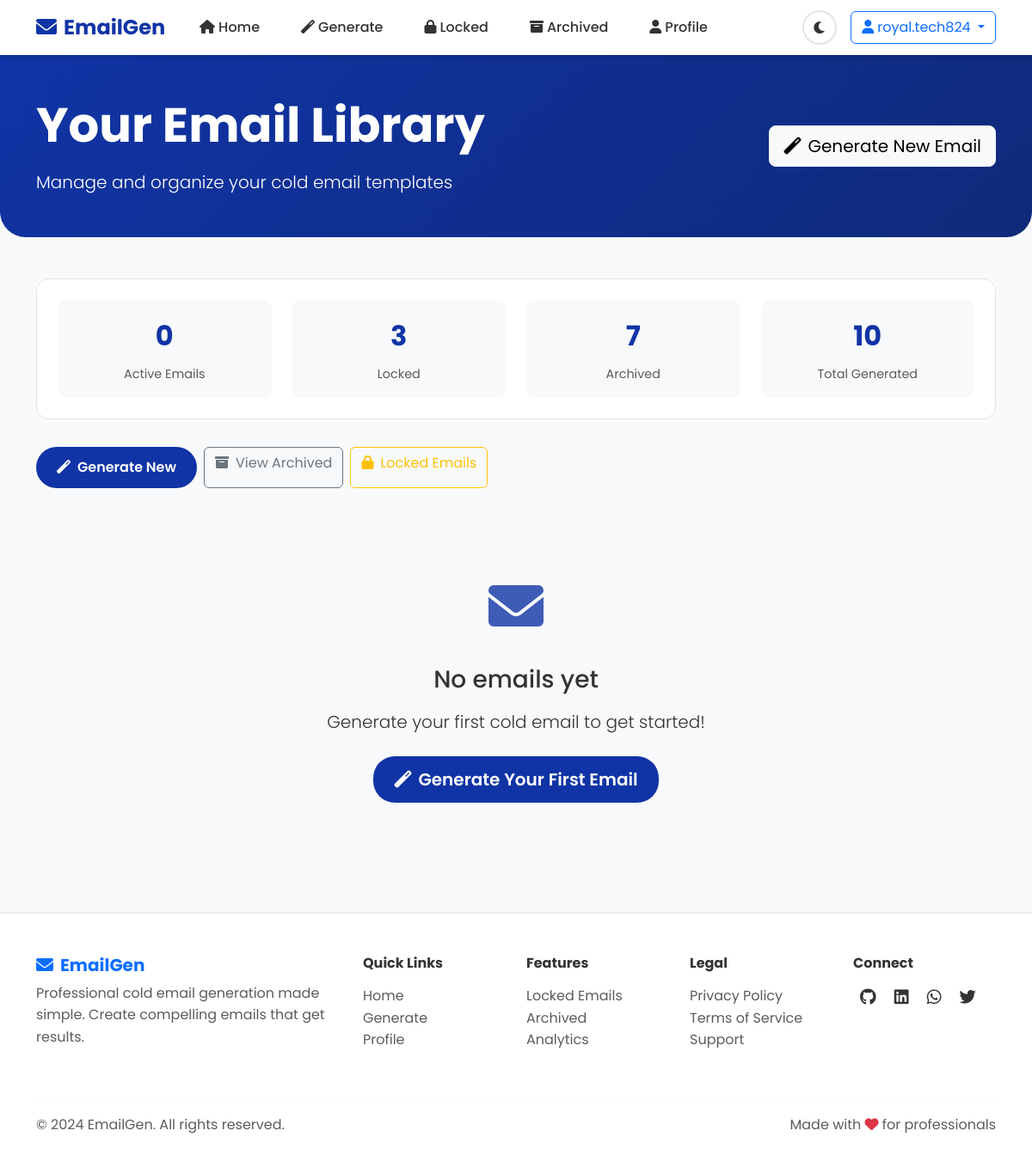
The app's page /home (signed in), older data.
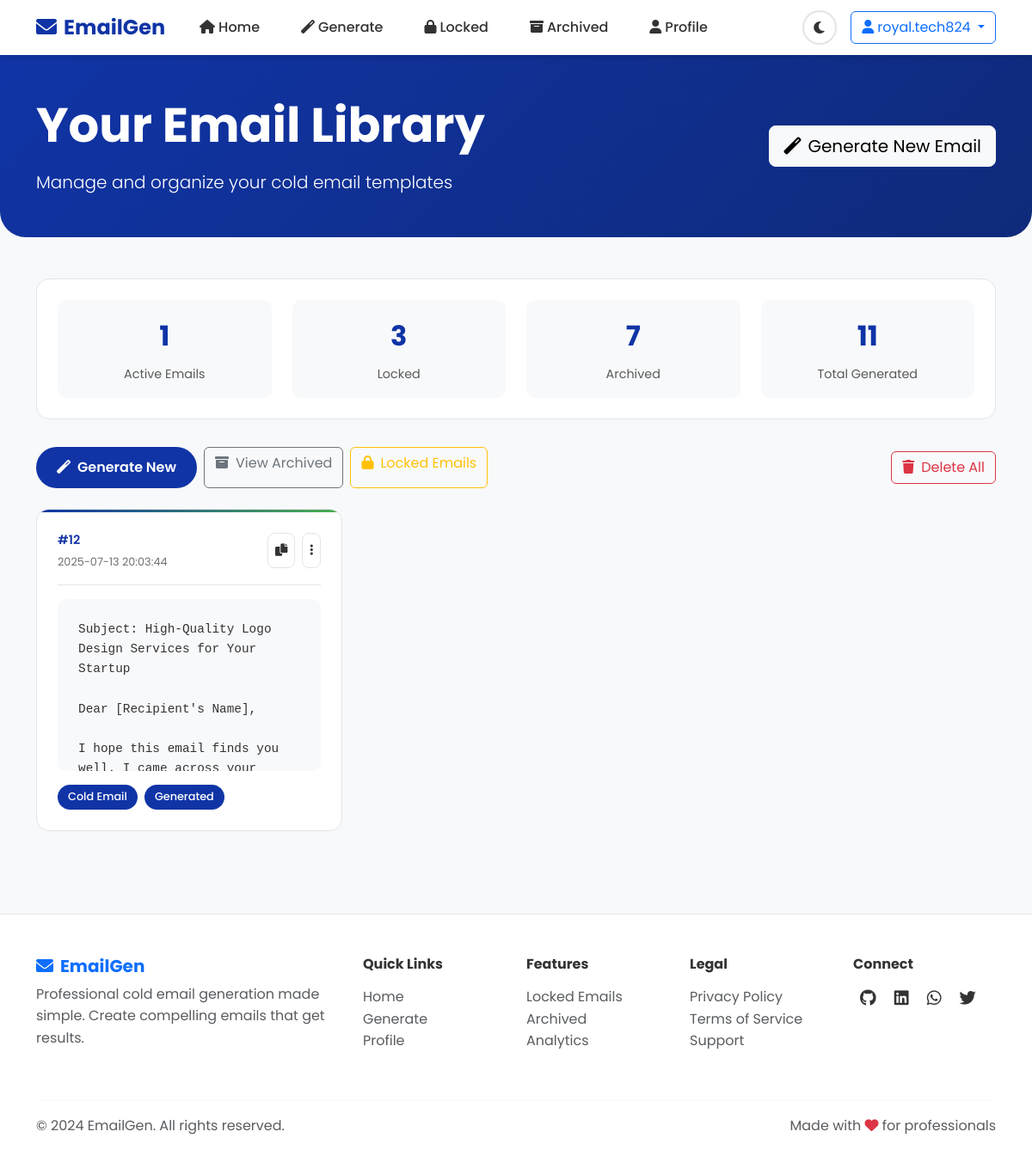
The same page, newer data.
### tables this page shows
CREATE TABLE emails (
    id INTEGER PRIMARY KEY AUTOINCREMENT,
    user_email TEXT NOT NULL,
    email_text TEXT NOT NULL,
    created_at TIMESTAMP DEFAULT CURRENT_TIMESTAMP
, is_archived INTEGER DEFAULT 0, is_locked INTEGER DEFAULT 0);

### main.py (the view)
@app.route('/home')
def home():
    if 'user_email' not in session:
        return redirect('/login')
    conn = sqlite3.connect("users.db")
    cursor = conn.cursor()
    cursor.execute("""
        SELECT id, email_text, created_at
        FROM emails
        WHERE user_email = ? AND is_archived = 0 AND is_locked = 0
        ORDER BY created_at DESC
    """, (session['user_email'],))
    emails = cursor.fetchall()
    conn.close()
    return render_template('home.html', emails=emails)

### templates/home.html (shortened to what this page needs)
{% extends 'base.html' %}
{% block content %}
<div class="hero-section">
    <div class="container">
        <div class="row align-items-center">
            <div class="col-md-8">
                <h1 class="display-4 fw-bold mb-3">Your Email Library</h1>
                <p class="lead mb-0">Manage and organize your cold email templates</p>
            </div>
            <div class="col-md-4 text-md-end">
                <a href="/generate email" class="btn btn-light btn-lg">
                    <i class="fas fa-magic me-2"></i>Generate New Email
                </a>
            </div>
        </div>
    </div>
</div>
<div class="container">
    <div class="stats-bar">
        <div class="stats-grid">
            <div class="stat-item">
                <div class="stat-number">{{ emails|length }}</div>
                <div class="stat-label">Active Emails</div>
            </div>
            <div class="stat-item">
                <div class="stat-number">3</div>
                <div class="stat-label">Locked</div>
            </div>
            <div class="stat-item">
                <div class="stat-number">7</div>
                <div class="stat-label">Archived</div>
            </div>
            <div class="stat-item">
                <div class="stat-number">{{ emails|length + 10 }}</div>
                <div class="stat-label">Total Generated</div>
            </div>
        </div>
    </div>
    <div class="row mb-4">
        <div class="col-12">
            <div class="d-flex justify-content-between align-items-center flex-wrap gap-2">
                <div class="d-flex gap-2 flex-wrap">
                    <a href="/generate email" class="btn btn-primary">
                        <i class="fas fa-magic me-2"></i>Generate New
                    </a>
                    <a href="/archived" class="btn btn-outline-secondary">
                        <i class="fas fa-archive me-2"></i>View Archived
                    </a>
                    <a href="/locked" class="btn btn-outline-warning">
                        <i class="fas fa-lock me-2"></i>Locked Emails
                    </a>
                </div>
                {% if emails %}
                <form method="POST" action="/delete_all" class="d-inline">
                    <button type="submit" class="btn btn-outline-danger"
                            onclick="return confirm('Are you sure you want to delete all emails?')">
                        <i class="fas fa-trash me-2"></i>Delete All
                    </button>
                </form>
                {% endif %}
            </div>
        </div>
    </div>
    {% if emails %}
        <div class="row">
            {% for email in emails %}
            <div class="col-lg-6 col-xl-4">
                <div class="email-card">
                    <div class="email-header">
                        <div class="email-meta">
                            <div class="email-id">#{{ email[0] }}</div>
                            <div class="email-date">{{ email[2] }}</div>
                        </div>
                        <div class="email-actions">
                            <button class="action-btn copy-btn" onclick="copyEmail('{{ email[0] }}')" title="Copy">
                                <i class="fas fa-copy"></i>
                            </button>
                            <div class="dropdown">
                                <button class="action-btn" type="button" data-bs-toggle="dropdown" title="More options">
                                    <i class="fas fa-ellipsis-v"></i>
                                </button>
                            </div>
                        </div>
                    </div>
                    <div class="email-content" id="email-{{ email[0] }}">{{ email[1] }}</div>
                    <div class="email-tags">
                        <span class="tag">Cold Email</span>
                        <span class="tag">Generated</span>
                    </div>
                </div>
            </div>
            {% endfor %}
        </div>
    {% else %}
        <div class="empty-state">
            <div class="empty-icon">
                <i class="fas fa-envelope"></i>
            </div>
            <h2 class="h3 mb-3">No emails yet</h2>
            <p class="lead mb-4">Generate your first cold email to get started!</p>
            <a href="/generate email" class="btn btn-primary btn-lg">
                <i class="fas fa-magic me-2"></i>Generate Your First Email
            </a>
        </div>
    {% endif %}
</div>
{% endblock %}

### templates/base.html (shortened to what this page needs)
<!DOCTYPE html>
<html lang="en">
<head>
    <link href="https://cdn.jsdelivr.net/npm/bootstrap@5.3.0/dist/css/bootstrap.min.css" rel="stylesheet">
    <link href="https://cdnjs.cloudflare.com/ajax/libs/font-awesome/6.0.0/css/all.min.css" rel="stylesheet">
</head>
<body>
    {% include 'navbar.html' %}
    <main>
        {% block content %}{% endblock %}
    </main>
    {% include 'footer.html' %}
</body>
</html>

### templates/navbar.html (shortened to what this page needs)
<nav class="navbar navbar-expand-lg sticky-top">
    <div class="container">
        <a class="navbar-brand" href="/">
            <i class="fas fa-envelope me-2"></i>EmailGen
        </a>
        <div class="collapse navbar-collapse" id="navbarNav">
            <ul class="navbar-nav me-auto">
                {% if 'user_email' in session %}
                    <li class="nav-item">
                        <a class="nav-link" href="/home">
                            <i class="fas fa-home me-1"></i>Home
                        </a>
                    </li>
                    <li class="nav-item">
                        <a class="nav-link" href="/generate email">
                            <i class="fas fa-magic me-1"></i>Generate
                        </a>
                    </li>
                    <li class="nav-item">
                        <a class="nav-link" href="/locked">
                            <i class="fas fa-lock me-1"></i>Locked
                        </a>
                    </li>
                    <li class="nav-item">
                        <a class="nav-link" href="/archived">
                            <i class="fas fa-archive me-1"></i>Archived
                        </a>
                    </li>
                    <li class="nav-item">
                        <a class="nav-link" href="/profile">
                            <i class="fas fa-user me-1"></i>Profile
                        </a>
                    </li>
                {% endif %}
            </ul>
            <div class="d-flex align-items-center">
                <button class="dark-toggle me-3" id="darkModeToggle">
                    <i class="fas fa-moon"></i>
                </button>
                {% if 'user_email' in session %}
                    <div class="dropdown">
                        <button class="btn btn-outline-primary dropdown-toggle" type="button" data-bs-toggle="dropdown">
                            <i class="fas fa-user me-1"></i>{{ session['user_email'].split('@')[0] }}
                        </button>
                    </div>
                {% endif %}
            </div>
        </div>
    </div>
</nav>

### templates/footer.html
<footer class="footer">
    <div class="container">
        <div class="row">
            <div class="col-lg-4 mb-4">
                <h5 class="fw-bold text-primary">
                    <i class="fas fa-envelope me-2"></i>EmailGen
                </h5>
                <p class="text-muted">Professional cold email generation made simple. Create compelling emails that get results.</p>
            </div>
            <div class="col-lg-2 col-md-6 mb-4">
                <h6 class="fw-bold mb-3">Quick Links</h6>
                <ul class="list-unstyled">
                    <li><a href="/home" class="text-muted text-decoration-none">Home</a></li>
                    <li><a href="/generate email" class="text-muted text-decoration-none">Generate</a></li>
                    <li><a href="/profile" class="text-muted text-decoration-none">Profile</a></li>
                </ul>
            </div>
            <div class="col-lg-2 col-md-6 mb-4">
                <h6 class="fw-bold mb-3">Features</h6>
                <ul class="list-unstyled">
                    <li><a href="/locked" class="text-muted text-decoration-none">Locked Emails</a></li>
                    <li><a href="/archived" class="text-muted text-decoration-none">Archived</a></li>
                    <li><a href="#" class="text-muted text-decoration-none">Analytics</a></li>
                </ul>
            </div>
            <div class="col-lg-2 col-md-6 mb-4">
                <h6 class="fw-bold mb-3">Legal</h6>
                <ul class="list-unstyled">
                    <li><a href="#" class="text-muted text-decoration-none">Privacy Policy</a></li>
                    <li><a href="#" class="text-muted text-decoration-none">Terms of Service</a></li>
                    <li><a href="#" class="text-muted text-decoration-none">Support</a></li>
                </ul>
            </div>
            <div class="col-lg-2 col-md-6 mb-4">
                <h6 class="fw-bold mb-3">Connect</h6>
                <div class="social-links">
                    <a href="#" class="text-decoration-none" title="GitHub">
                        <i class="fab fa-github"></i>
                    </a>
                    <a href="#" class="text-decoration-none" title="LinkedIn">
                        <i class="fab fa-linkedin"></i>
                    </a>
                    <a href="#" class="text-decoration-none" title="WhatsApp">
                        <i class="fab fa-whatsapp"></i>
                    </a>
                    <a href="#" class="text-decoration-none" title="Twitter">
                        <i class="fab fa-twitter"></i>
                    </a>
                </div>
            </div>
        </div>
        <hr class="border-top">
        <div class="row align-items-center">
            <div class="col-md-6">
                <p class="text-muted mb-0">&copy; 2024 EmailGen. All rights reserved.</p>
            </div>
            <div class="col-md-6 text-md-end">
                <p class="text-muted mb-0">Made with <i class="fas fa-heart text-danger"></i> for professionals</p>
            </div>
        </div>
    </div>
</footer>

### templates/base.html (style rules this page uses)
:root { --primary-color: #1034A6; --secondary-color: #ffffff; --accent-color: #4CAF50; --danger-color: #dc3545; --warning-color: #ffc107; --info-color: #17a2b8; --text-color: #333; --bg-color: #f8f9fa; --card-bg: #ffffff; --border-color: #e1e5e9; --shadow: 0 4px 6px rgba(0, 0, 0, 0.1); --shadow-hover: 0 8px 25px rgba(0, 0, 0, 0.15); }
* { margin: 0; padding: 0; box-sizing: border-box; }
body { font-family: 'Poppins', sans-serif; background-color: var(--bg-color); color: var(--text-color); line-height: 1.6; transition: all 0.3s ease; }
.navbar { background: var(--card-bg) !important; box-shadow: var(--shadow); transition: all 0.3s ease; }
.navbar-brand { font-weight: 700; color: var(--primary-color) !important; font-size: 1.5rem; }
.navbar-nav .nav-link { color: var(--text-color) !important; font-weight: 500; margin: 0 0.5rem; border-radius: 25px; padding: 0.5rem 1rem !important; transition: all 0.3s ease; }
.btn-primary { background: var(--primary-color); border: none; border-radius: 25px; padding: 0.75rem 1.5rem; font-weight: 600; transition: all 0.3s ease; }
.footer { background: var(--card-bg); border-top: 1px solid var(--border-color); margin-top: 4rem; padding: 3rem 0 1rem; }
.dark-toggle { background: none; border: 2px solid var(--border-color); border-radius: 50%; width: 40px; height: 40px; display: flex; align-items: center; justify-content: center; cursor: pointer; transition: all 0.3s ease; color: var(--text-color); }
.social-links a { color: var(--text-color); margin: 0 0.5rem; font-size: 1.2rem; transition: all 0.3s ease; }

### templates/home.html (style rules this page uses)
.hero-section { background: linear-gradient(135deg, var(--primary-color), #0f2a7a); color: white; padding: 3rem 0; border-radius: 0 0 30px 30px; margin-bottom: 3rem; }
.email-card { background: var(--card-bg); border-radius: 15px; padding: 1.5rem; margin-bottom: 2rem; border: 1px solid var(--border-color); transition: all 0.3s ease; position: relative; overflow: hidden; }
.email-card::before { content: ''; position: absolute; top: 0; left: 0; right: 0; height: 3px; background: linear-gradient(90deg, var(--primary-color), var(--accent-color)); }
.email-header { display: flex; justify-content: space-between; align-items: center; margin-bottom: 1rem; padding-bottom: 1rem; border-bottom: 1px solid var(--border-color); }
.email-meta { display: flex; flex-direction: column; gap: 0.25rem; }
.email-id { font-size: 0.9rem; color: var(--primary-color); font-weight: 600; }
.email-date { font-size: 0.8rem; color: var(--text-color); opacity: 0.7; }
.email-actions { display: flex; gap: 0.5rem; }
.action-btn { background: none; border: 1px solid var(--border-color); border-radius: 8px; padding: 0.5rem; cursor: pointer; transition: all 0.3s ease; color: var(--text-color); font-size: 0.9rem; }
.email-content { background: var(--bg-color); padding: 1.5rem; border-radius: 10px; margin-bottom: 1rem; font-family: 'Courier New', monospace; font-size: 0.9rem; line-height: 1.6; max-height: 200px; overflow-y: auto; white-space: pre-wrap; }
.email-tags { display: flex; gap: 0.5rem; flex-wrap: wrap; }
.tag { background: var(--primary-color); color: white; padding: 0.25rem 0.75rem; border-radius: 15px; font-size: 0.8rem; font-weight: 500; }
.stats-bar { background: var(--card-bg); border-radius: 15px; padding: 1.5rem; margin-bottom: 2rem; border: 1px solid var(--border-color); }
.stats-grid { display: grid; grid-template-columns: repeat(auto-fit, minmax(200px, 1fr)); gap: 1.5rem; }
.stat-item { text-align: center; padding: 1rem; background: var(--bg-color); border-radius: 10px; }
.stat-number { font-size: 2rem; font-weight: 700; color: var(--primary-color); margin-bottom: 0.5rem; }
.stat-label { color: var(--text-color); opacity: 0.8; font-size: 0.9rem; }

Row changes from the older to the newer data that the page shows:
added emails: id "12", created_at "2025-07-13 20:03:44", email_text "Subject: High-Quality Logo Design Services for Your Startup Dear [Recipient's Name], I hope this email finds you…"
Text that changed along with them:
{{ emails|length }}: "0" → "1"
{{ emails|length + 10 }}: "10" → "11"
text no longer shown: "No emails yet Generate your first cold email to get started! Generate Your First Email"
text now shown: "Delete All"
